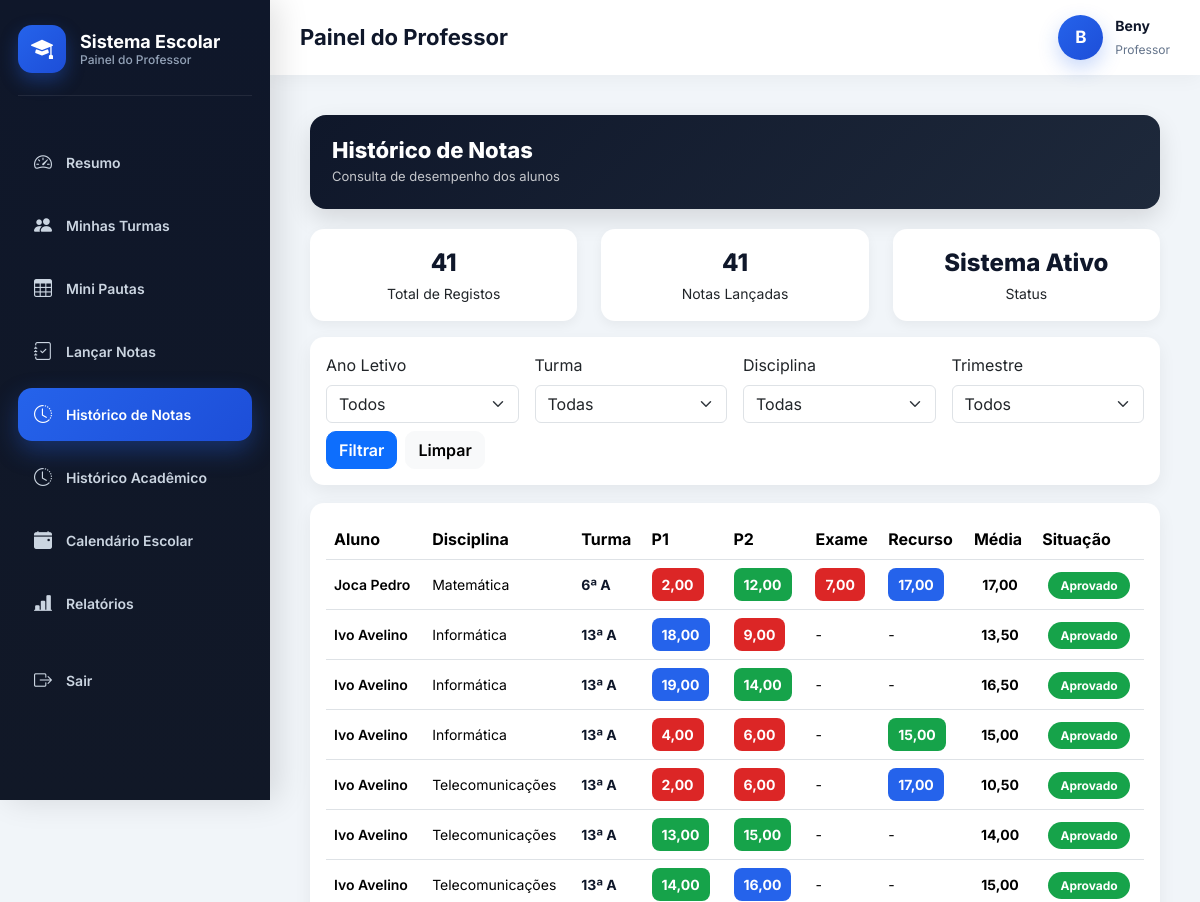
The app's page /historico-notas/ (signed in, upper part), older data.
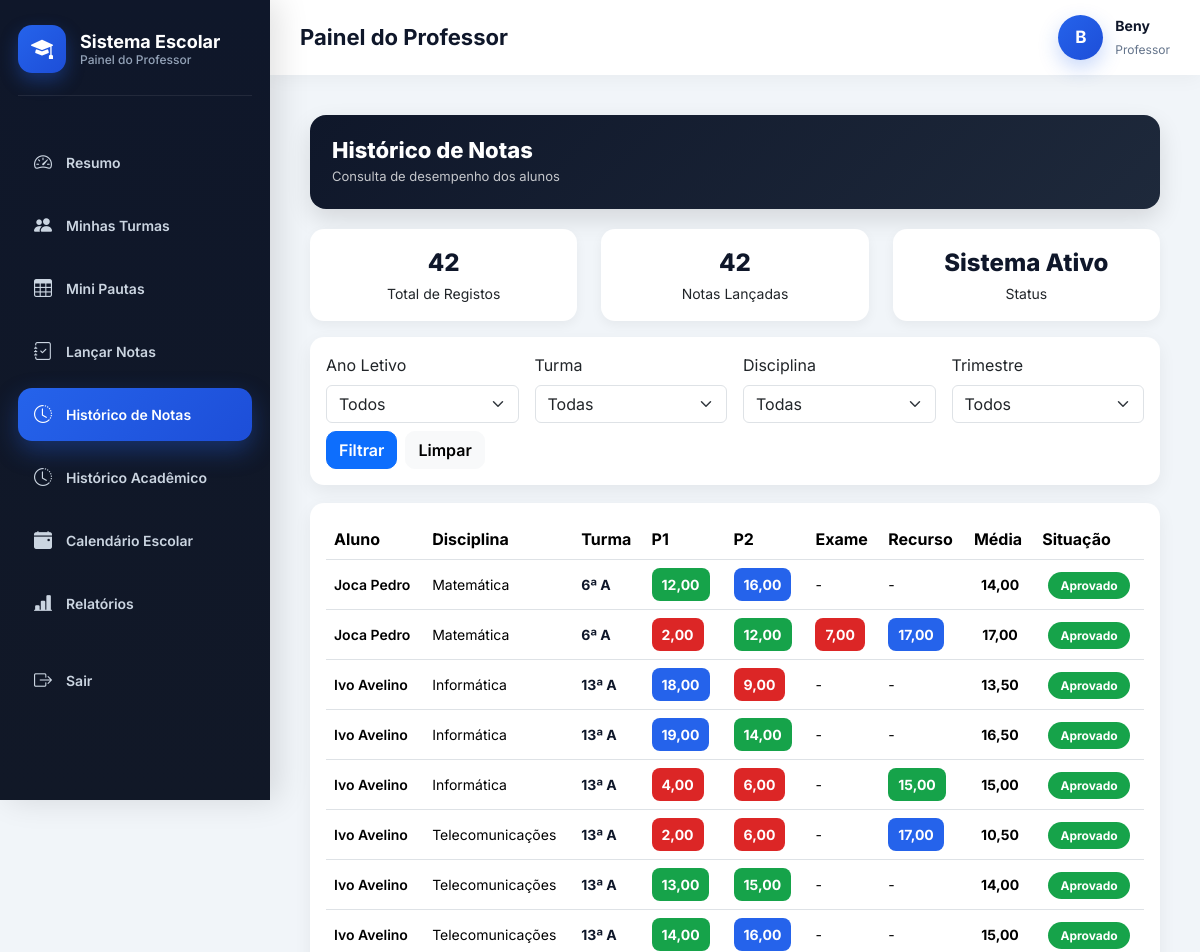
The same page, newer data.
### academic/models.py (models this page shows, shortened)
class Nota(models.Model):
    TRIMESTRE_CHOICES = [
        (1, "1º Trimestre"),
        (2, "2º Trimestre"),
        (3, "3º Trimestre"),
    ]
    aluno = models.ForeignKey("Aluno", on_delete=models.CASCADE, related_name="notas")
    disciplina = models.ForeignKey("Disciplina", on_delete=models.CASCADE, related_name="notas")
    ano_letivo = models.ForeignKey("AnoLetivo", on_delete=models.CASCADE, related_name="notas")
    trimestre = models.IntegerField(choices=TRIMESTRE_CHOICES)
    p1 = models.DecimalField(max_digits=4, decimal_places=2, null=True, blank=True)
    p2 = models.DecimalField(max_digits=4, decimal_places=2, null=True, blank=True)
    exame = models.DecimalField(max_digits=4, decimal_places=2, null=True, blank=True)
    recurso = models.DecimalField(max_digits=4, decimal_places=2, null=True, blank=True)
    media = models.DecimalField(max_digits=5, decimal_places=2, null=True, blank=True)
    media_final = models.DecimalField(max_digits=5, decimal_places=2, null=True, blank=True)
    situacao = models.CharField(
        max_length=20,
        choices=[
            ("APROVADO", "Aprovado"),
            ("REPROVADO", "Reprovado"),
            ("RECURSO", "Recurso"),
        ],
        default="REPROVADO"
    )
    escola = models.ForeignKey("Escola", on_delete=models.CASCADE, related_name="notas")
    criada_em = models.DateTimeField(auto_now_add=True)
    class Meta:
        unique_together = ("aluno", "disciplina", "trimestre", "ano_letivo")
        ordering = ["disciplina", "trimestre"]

class Aluno(models.Model):
    SEXO_CHOICES = [
        ("Masculino", "Masculino"),
        ("Feminino", "Feminino"),
    ]
    usuario = models.OneToOneField(
        settings.AUTH_USER_MODEL,
        on_delete=models.CASCADE,
        limit_choices_to={"role": "ALUNO"},
        related_name="perfil_aluno"
    )
    curso = models.ForeignKey(
        "Curso",
        on_delete=models.SET_NULL,
        null=True,
        blank=True,
        related_name="alunos",
        verbose_name="Curso"
    )
    matricula = models.CharField(
        max_length=20,
        unique=True,
        verbose_name="Matrícula"
    )
    numero_processo = models.CharField(
        max_length=20,
        verbose_name="Número de Processo"
    )
    numero_bi = models.CharField(
        max_length=20,
        unique=True,
        verbose_name="Número do BI"
    )
    data_nascimento = models.DateField(
        null=True,
        blank=True
    )
    sexo = models.CharField(
        max_length=15,
        choices=SEXO_CHOICES,
        null=True,
        blank=True
    )
    classe = models.CharField(
        max_length=15,
        null=True,
        blank=True
    )
    turma = models.ForeignKey(
        "academic.Turma",
        on_delete=models.SET_NULL,
        null=True,
        blank=True,
        related_name="alunos"
    )
    numero_na_turma = models.PositiveIntegerField(
        null=True,
        blank=True
    )
    ano_letivo = models.ForeignKey(
        "AnoLetivo",
        on_delete=models.CASCADE,
        related_name="alunos"
    )
    escola = models.ForeignKey(
        "academic.Escola",
        on_delete=models.CASCADE,
        related_name="alunos"
    )
    matricula_confirmada = models.BooleanField(
        default=False
    )
    ultimo_ano_confirmado = models.ForeignKey(
        "AnoLetivo",
        on_delete=models.SET_NULL,
        null=True,
        blank=True,
        related_name="alunos_confirmados",
        verbose_name="Último Ano Confirmado"
    )
    precisa_confirmacao = models.BooleanField(
        default=False
    )
    media_final = models.DecimalField(
        max_digits=5,
        decimal_places=2,
        null=True,
        blank=True
    )
    aprovado = models.BooleanField(
        default=False
    )
    ativo = models.BooleanField(
        default=True
    )
    criado_em = models.DateTimeField(
        auto_now_add=True
    )
    atualizado_em = models.DateTimeField(
        auto_now=True
    )
    class Meta:
        ordering = [
            "classe",
            "numero_na_turma",
            "usuario__first_name"
        ]
        verbose_name = "Aluno"
        verbose_name_plural = "Alunos"
        constraints = [
            models.UniqueConstraint(
                fields=["numero_processo", "escola"],
                name="unique_numero_processo_por_escola"
            ),
            models.UniqueConstraint(
                fields=["matricula", "escola"],
                name="unique_matricula_por_escola"
            )
        ]
        indexes = [
            models.Index(fields=["numero_processo"]),
            models.Index(fields=["numero_bi"]),
            models.Index(fields=["matricula"]),
            models.Index(fields=["escola"]),
            models.Index(fields=["ano_letivo"]),
        ]

class Disciplina(models.Model):
    nome = models.CharField(max_length=90)
    turma = models.ForeignKey(
        Turma,
        on_delete=models.CASCADE,
        related_name="disciplinas"
    )
    professor = models.ForeignKey(
        settings.AUTH_USER_MODEL,
        on_delete=models.CASCADE,
        limit_choices_to={'role': 'PROFESSOR'},
        related_name="disciplinas",
        null=True,
        blank=True
    )
    escola = models.ForeignKey(
        Escola,
        on_delete=models.CASCADE,
        related_name="disciplinas"
    )
    criada_em = models.DateTimeField(auto_now_add=True)
    class Meta:
        unique_together = ('nome', 'turma', 'escola')
        ordering = ["nome"]

class Turma(models.Model):
    CLASSE_CHOICES = [
        ('4', '4ª Classe'),
        ('5', '5ª Classe'),
        ('6', '6ª Classe'),
        ('7', '7ª Classe'),
        ('8', '8ª Classe'),
        ('9', '9ª Classe'),
        ('10', '10ª Classe'),
        ('11', '11ª Classe'),
        ('12', '12ª Classe'),
        ('13', '13ª Classe'),
    ]
    TURNOS = [
        ('MANHA', 'Manhã'),
        ('TARDE', 'Tarde'),
        ('NOITE', 'Noite'),
    ]
    classe = models.CharField(
        max_length=10,
        choices=CLASSE_CHOICES,
        verbose_name="Classe"
    )
    curso = models.ForeignKey(
        'Curso',
        on_delete=models.SET_NULL,
        null=True,
        blank=True,
        related_name="turmas",
        verbose_name="Curso"
    )
    identificador = models.CharField(
        max_length=5,
        verbose_name="Identificador"
    )
    turno = models.CharField(
        max_length=10,
        choices=TURNOS,
        default='MANHA',
        verbose_name='Turno'
    )
    ano_letivo = models.ForeignKey(
        'AnoLetivo',
        on_delete=models.CASCADE,
        related_name="turmas",
        verbose_name="Ano Letivo"
    )
    escola = models.ForeignKey(
        'Escola',
        on_delete=models.CASCADE,
        related_name="turmas",
        verbose_name="Escola"
    )
    professor = models.ForeignKey(
        settings.AUTH_USER_MODEL,
        on_delete=models.SET_NULL,
        related_name="turmas",
        limit_choices_to={"role": "PROFESSOR"},
        null=True,
        blank=True,
        verbose_name="Professor"
    )
    criada_em = models.DateTimeField(
        auto_now_add=True,
        verbose_name="Data de Criação"
    )
    class Meta:
        constraints = [
            models.UniqueConstraint(
                fields=['classe', 'identificador', 'turno', 'ano_letivo', 'escola', 'curso'],
                name='unique_turma_por_curso'
            )
        ]
        verbose_name = "Turma"
        verbose_name_plural = "Turmas"

### users/models.py (models this page shows, shortened)
class User(AbstractUser):
    ROLE_CHOICES = (
        ('SUPERADMIN', 'Super Admin'),
        ('DIRETOR', 'Diretor'),
        ('PROFESSOR', 'Professor'),
        ('ALUNO', 'Aluno'),
        ('FINANCEIRO', 'Financeiro'),
        ('SECRETARIA', 'Secretaria'),
    )
    role = models.CharField(
        max_length=20,
        choices=ROLE_CHOICES,
        default='ALUNO'
    )
    ativo = models.BooleanField(default=True)
    escola = models.ForeignKey(
        'academic.Escola',
        on_delete=models.CASCADE,
        null=True,
        blank=True,
        related_name="usuarios"
    )
    criado_em = models.DateTimeField(auto_now_add=True)
    tentativas_login = models.PositiveIntegerField(
        default=0
    )
    bloqueado_ate = models.DateTimeField(
        null=True,
        blank=True
    )
    objects = UserManager()

### core/views.py (the view, shortened to what this page needs)
# urls.py: path("historico-notas/", views.historico_notas, name="historico_notas"),
@login_required
def historico_notas(request):
    professor = request.user
    escola = professor.escola
    ano_id = request.GET.get("ano_letivo")
    turma_id = request.GET.get("turma")
    disciplina_id = request.GET.get("disciplina")
    trimestre = request.GET.get("trimestre")
    anos_letivos = (
        AnoLetivo.objects
        .filter(escola=escola)
        .order_by("-id")
    )
    turmas = (
        Turma.objects
        .filter(
            escola=escola,
            disciplinas__professor=professor
        )
        .distinct()
        .select_related("curso", "ano_letivo")
    )
    if ano_id:
        turmas = turmas.filter(
            ano_letivo_id=ano_id
        )
    turmas = turmas.order_by(
        "classe",
        "identificador"
    )
    disciplinas = (
        Disciplina.objects
        .filter(
            escola=escola,
            professor=professor
        )
        .select_related(
            "turma",
            "turma__curso",
            "turma__ano_letivo"
        )
    )
    if ano_id:
        disciplinas = disciplinas.filter(
            turma__ano_letivo_id=ano_id
        )
    if turma_id:
        disciplinas = disciplinas.filter(
            turma_id=turma_id
        )
    disciplinas = disciplinas.order_by("nome")
    notas_qs = Nota.objects.filter(
        escola=escola,
        disciplina__professor=professor
    )
    if ano_id:
        notas_qs = notas_qs.filter(
            ano_letivo_id=ano_id
        )
    if turma_id:
        notas_qs = notas_qs.filter(
            aluno__turma_id=turma_id
        )
    if disciplina_id:
        notas_qs = notas_qs.filter(
            disciplina_id=disciplina_id
        )
    notas_qs = (
        notas_qs
        .select_related(
            "aluno",
            "aluno__usuario",
            "aluno__turma",
            "aluno__turma__curso",
            "disciplina",
            "ano_letivo"
        )
        .order_by("-id")
    )
    context = {
        "notas": notas_qs,
        "anos_letivos": anos_letivos,
        "turmas": turmas,
        "disciplinas": disciplinas,
        "ano_id": ano_id,
        "turma_id": turma_id,
        "disciplina_id": disciplina_id,
        "trimestre": trimestre,
    }
    return render(
        request,
        "historico_notas.html",
        context
    )

### core/templates/historico_notas.html (shortened to what the changed rows need)
{% extends "base_professor.html" %}
{% block content %}
<div class="container-fluid page-wrapper">
<div class="row mb-3">
    <div class="col-md-4">
        <div class="kpi-card">
            <div class="kpi-number">{{ notas|length }}</div>
            <small>Total de Registos</small>
        </div>
    </div>
    <div class="col-md-4">
        <div class="kpi-card">
            <div class="kpi-number">{{ notas|length }}</div>
            <small>Notas Lançadas</small>
        </div>
    </div>
</div>
<div class="card card-custom p-3">
<div class="table-responsive">
<table class="table table-hover align-middle">
<thead>
<tr>
    <th>Aluno</th>
    <th>Disciplina</th>
    <th>Turma</th>
    <th>P1</th>
    <th>P2</th>
    <th>Exame</th>
    <th>Recurso</th>
    <th>Média</th>
    <th>Situação</th>
</tr>
</thead>
<tbody>
{% for nota in notas %}
<tr>
    <td class="fw-semibold">
        {{ nota.aluno.usuario.get_full_name }}
    </td>
    <td>{{ nota.disciplina.nome }}</td>
    <td>
        <div class="turma-info">
            <div class="turma-principal">
                {{ nota.aluno.turma.classe }}ª {{ nota.aluno.turma.identificador }}
            </div>
        </div>
    </td>
    <td>
        {% if nota.p1 is not None %}
            <span class="grade
                {% if nota.p1 <= 9 %}grade-low
                {% elif nota.p1 <= 15 %}grade-mid
                {% else %}grade-high{% endif %}">
                {{ nota.p1 }}
            </span>
        {% else %}-{% endif %}
    </td>
    <td>
        {% if nota.p2 is not None %}
            <span class="grade
                {% if nota.p2 <= 9 %}grade-low
                {% elif nota.p2 <= 15 %}grade-mid
                {% else %}grade-high{% endif %}">
                {{ nota.p2 }}
            </span>
        {% else %}-{% endif %}
    </td>
    <td>
        {% if nota.exame is not None %}
            <span class="grade
                {% if nota.exame <= 9 %}grade-low
                {% elif nota.exame <= 15 %}grade-mid
                {% else %}grade-high{% endif %}">
                {{ nota.exame }}
            </span>
        {% else %}-{% endif %}
    </td>
    <td>
        {% if nota.recurso is not None %}
            <span class="grade
                {% if nota.recurso <= 9 %}grade-low
                {% elif nota.recurso <= 15 %}grade-mid
                {% else %}grade-high{% endif %}">
                {{ nota.recurso }}
            </span>
        {% else %}-{% endif %}
    </td>
    <td class="fw-bold text-center">
        {{ nota.media_final|default:"-" }}
    </td>
    <td class="text-center">
        {% if nota.situacao == "APROVADO" %}
            <span class="badge-aprovado">Aprovado</span>
        {% else %}
            <span class="badge-reprovado">Reprovado</span>
        {% endif %}
    </td>
</tr>
{% empty %}
<tr>
    <td colspan="9" class="text-center text-muted py-4">
        Nenhum registo encontrado
    </td>
</tr>
{% endfor %}
</tbody>
</table>
</div>
</div>
</div>
{% endblock %}

Row changes from the older to the newer data that the page shows:
added Nota: aluno.usuario.get_full_name "Joca Pedro", disciplina.nome "Matemática", aluno.turma.classe "6", aluno.turma.identificador "A", p1 "12,00", p2 "16,00", media_final "14,00", situacao "Aprovado"
Text that changed along with them:
{{ notas|length }}: "41" → "42"
